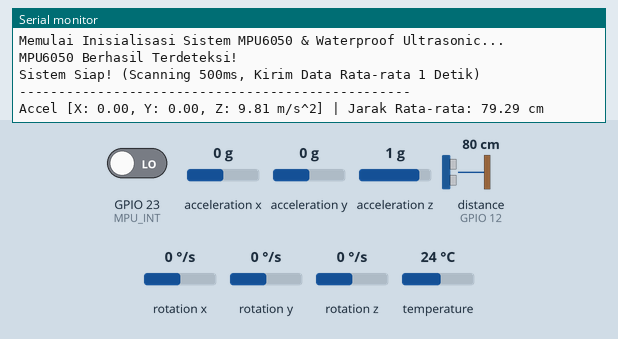
The program below on a simulated ESP32. On the bench: the last lines printed to the serial monitor. Wiring (inferred from the names in the program): ultrasonic range finder: trigger GPIO 13; echo GPIO 12. Inputs (shaded band) come from the test bench; at power-on: GPIO 23 (MPU_INT) LOW, acceleration x 0 g, distance to the obstacle (sensor on GPIO 12) 80 cm, acceleration y 0 g, acceleration z 1 g, rotation x 0 °/s, rotation y 0 °/s, rotation z 0 °/s, temperature 24 °C. The echo pulse lasts 58.3 µs per cm.

Above: at 2.2 s.
2.3 s: GPIO 23 (MPU_INT) driven HIGH
At 3.1 s:
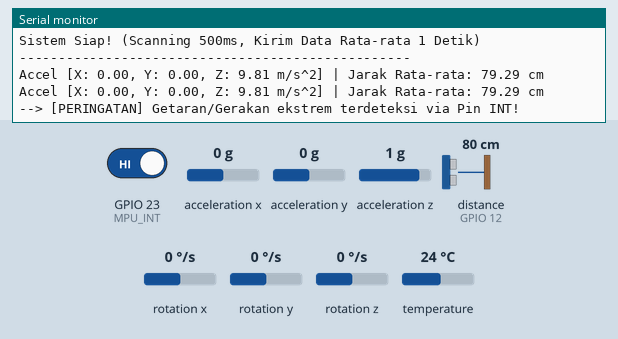
4.0 s: acceleration x set to -1.4 g
At 5.3 s:
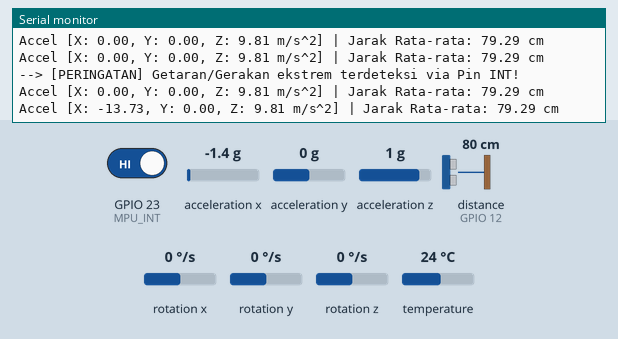
5.5 s: distance to the obstacle (sensor on GPIO 12) set to 2 cm
At 6.4 s:
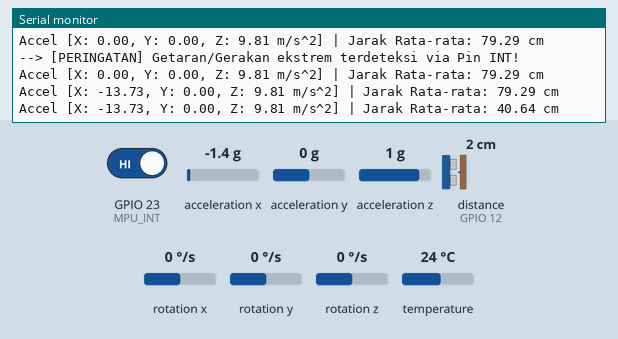
7.0 s: acceleration y set to -1.4 g
At 8.3 s:
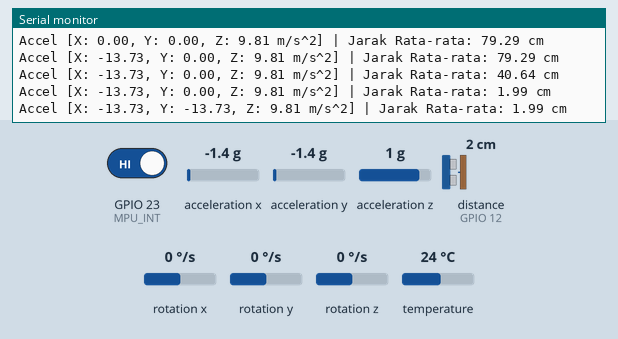
8.5 s: acceleration z set to -1.4 g
At 9.4 s:
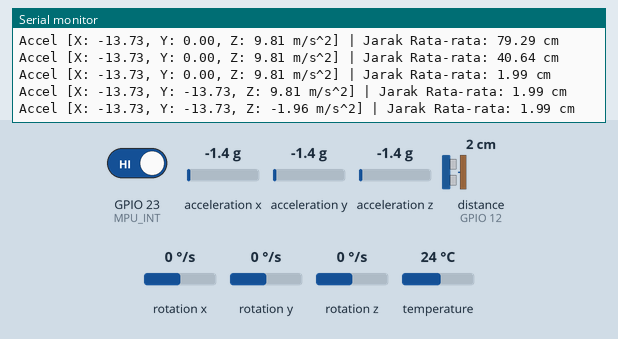
10.0 s: distance to the obstacle (sensor on GPIO 12) set to 4 cm
At 11.4 s:
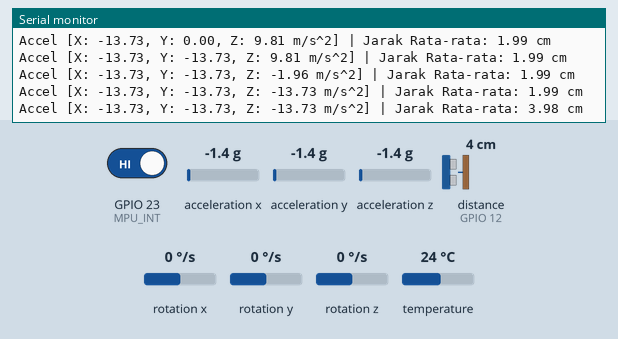
Timing chart, 0 to 12.5 s (numbered marks = the images above; inputs shaded):
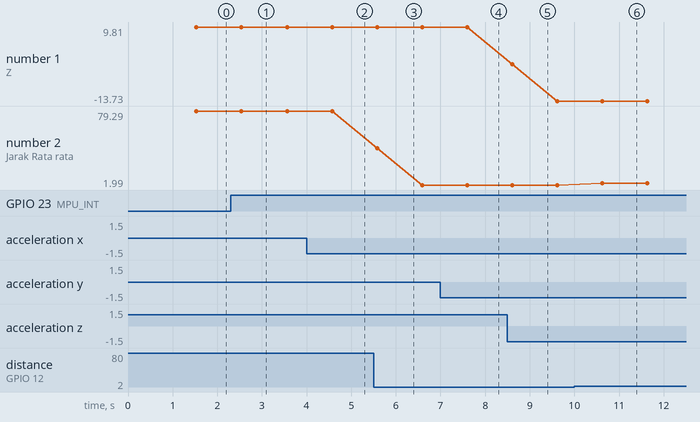

Measured:
- after the input at 2.3 s, the serial monitor: prints a new line after 0.24 s (image 1)
- after the input at 4.0 s, the serial monitor: prints a new line after 0.58 s (image 2)
- after the input at 5.5 s, the serial monitor: prints a new line after 0.09 s (image 3)
- after the input at 7.0 s, the serial monitor: prints a new line after 0.60 s (image 4)
- after the input at 8.5 s, the serial monitor: prints a new line after 0.11 s (image 5)
- after the input at 10.0 s, the serial monitor: prints a new line after 0.62 s (image 6)
- plotted number 2: 79.29 → 1.99 after the input at 5.5 s, 1.99 → 3.98 after the input at 10.0 s

The program:

main.cpp
```cpp
#include <Wire.h>
#include <Adafruit_MPU6050.h>
#include <Adafruit_Sensor.h>

Adafruit_MPU6050 mpu;

// Definisi pin MPU6050 & Interupsi
const int MPU_SDA = 21;
const int MPU_SCL = 22;
const int MPU_INT = 23;

// Definisi pin Sensor Ultrasonik Waterproof (JSN-SR04T / AJ-SR04M)
const int TRIG_PIN = 13;
const int ECHO_PIN = 12;

volatile bool motionDetected = false;

// Variabel untuk proses rata-rata (Averaging)
int sampleCount = 0;
const int targetSamples = 2; // 2 sampel x 500ms = 1000ms (1 detik)

float sum_ax = 0, sum_ay = 0, sum_az = 0;
float sum_distance = 0;
int validDistanceCount = 0;

void IRAM_ATTR handleInterrupt() {
  motionDetected = true;
}

// Fungsi untuk membaca jarak dari sensor ultrasonik waterproof
float readWaterproofUltrasonic() {
  digitalWrite(TRIG_PIN, LOW);
  delayMicroseconds(2);
  digitalWrite(TRIG_PIN, HIGH);
  delayMicroseconds(10);
  digitalWrite(TRIG_PIN, LOW);

  long duration = pulseIn(ECHO_PIN, HIGH, 30000);
  float distance = duration * 0.034 / 2;
  return distance;
}

void setup() {
  Serial.begin(115200);
  delay(1000);

  Serial.println("Memulai Inisialisasi Sistem MPU6050 & Waterproof Ultrasonic...");

  pinMode(TRIG_PIN, OUTPUT);
  pinMode(ECHO_PIN, INPUT);

  Wire.begin(MPU_SDA, MPU_SCL);

  if (!mpu.begin()) {
    Serial.println("Gagal mendeteksi MPU6050! Periksa kembali wiring I2C.");
    while (1) {
      delay(10);
    }
  }
  Serial.println("MPU6050 Berhasil Terdeteksi!");

  mpu.setAccelerometerRange(MPU6050_RANGE_8_G);
  mpu.setGyroRange(MPU6050_RANGE_500_DEG);
  mpu.setFilterBandwidth(MPU6050_BAND_21_HZ);

  pinMode(MPU_INT, INPUT);
  attachInterrupt(digitalPinToInterrupt(MPU_INT), handleInterrupt, RISING);

  Serial.println("Sistem Siap! (Scanning 500ms, Kirim Data Rata-rata 1 Detik)");
  Serial.println("--------------------------------------------------");
}

void loop() {
  // 1. Scan/Ambil data sensor setiap 500ms
  sensors_event_t a, g, temp;
  mpu.getEvent(&a, &g, &temp);
  float distance = readWaterproofUltrasonic();

  // 2. Akumulasi data akselerometer
  sum_ax += a.acceleration.x;
  sum_ay += a.acceleration.y;
  sum_az += a.acceleration.z;

  // Akumulasi data jarak jika valid (antara 1cm s.d 450cm)
  if (distance > 0 && distance <= 450) {
    sum_distance += distance;
    validDistanceCount++;
  }

  sampleCount++;

  // 3. Kirim data setiap terkumpul 2 sampel (1 detik)
  if (sampleCount >= targetSamples) {
    // Hitung rata-rata
    float avg_ax = sum_ax / targetSamples;
    float avg_ay = sum_ay / targetSamples;
    float avg_az = sum_az / targetSamples;

    // Tampilkan hasil rata-rata Akselerometer
    Serial.print("Accel [X: ");
    Serial.print(avg_ax);
    Serial.print(", Y: ");
    Serial.print(avg_ay);
    Serial.print(", Z: ");
    Serial.print(avg_az);
    Serial.print(" m/s^2] | ");

    // Tampilkan hasil rata-rata Jarak
    Serial.print("Jarak Rata-rata: ");
    if (validDistanceCount == 0) {
      Serial.print("Di luar jangkauan");
    } else {
      float avg_distance = sum_distance / validDistanceCount;
      Serial.print(avg_distance);
      Serial.print(" cm");
    }
    Serial.println();

    // Cek interupsi gerakan ekstrem
    if (motionDetected) {
      Serial.println("--> [PERINGATAN] Getaran/Gerakan ekstrem terdeteksi via Pin INT!");
      motionDetected = false;
    }

    // Reset variabel akumulator untuk siklus berikutnya
    sum_ax = 0;
    sum_ay = 0;
    sum_az = 0;
    sum_distance = 0;
    validDistanceCount = 0;
    sampleCount = 0;
  }

  // Jeda scanning tetap 500ms
  delay(500);
}
```
